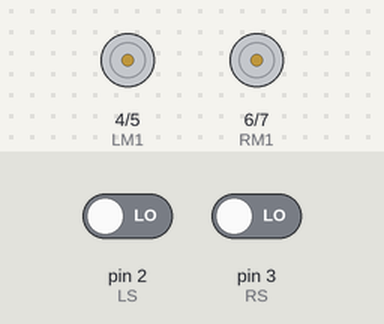
Recording of a sketch running on a simulated Arduino Uno, built with avr-gcc and run on an emulated ATmega328P. Shown: motor-driver pin pairs drawn as motors (green arrow = first pin HIGH = forward, orange = second pin HIGH = backward, longer = more drive). The test bench sets the inputs (shaded band); at power-on: pin 2 (LS) LOW, pin 3 (RS) LOW.

Above: at 1.2 s.
1.3 s: pin 2 (LS) driven HIGH
At 2.5 s:
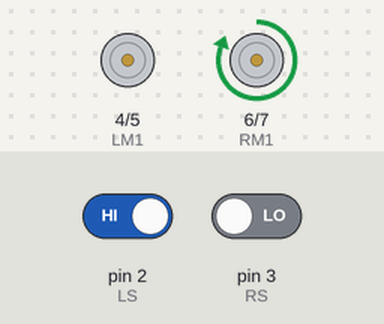
2.8 s: pin 3 (RS) driven HIGH
At 3.8 s:
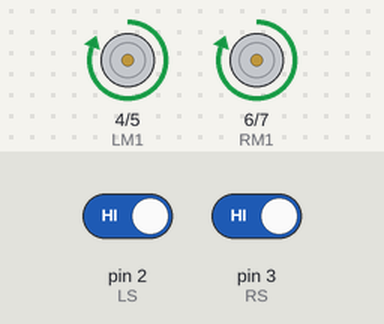
4.3 s: pin 2 (LS) driven LOW
At 5.0 s:
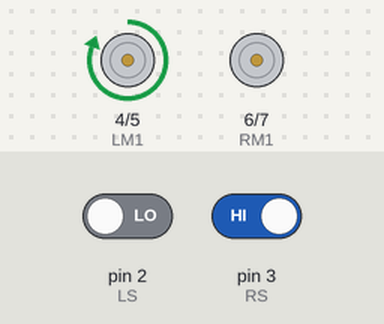
5.8 s: pin 3 (RS) driven LOW
At 6.1 s:
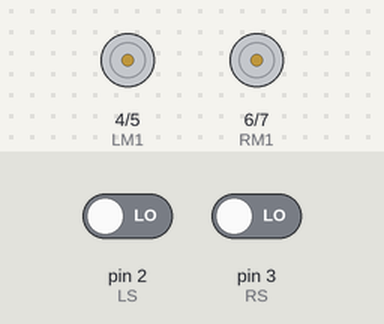
Timing chart, 0 to 8.3 s (numbered marks = the images above; inputs shaded):
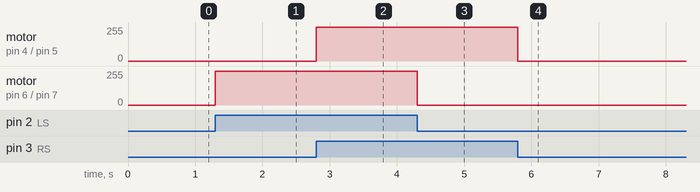

The sketch:

LFR.ino
```cpp
#define LS 2
#define RS 3
#define LM1 4
#define LM2 5
#define RM1 6
#define RM2 7

void setup()
{
 pinMode (LS,INPUT);
 pinMode (RS,INPUT);
 pinMode (LM1,OUTPUT);
 pinMode (LM2,OUTPUT);
 pinMode (RM1,OUTPUT);
 pinMode (RM2,OUTPUT);
}

void loop()
{

  if(digitalRead(LS) && digitalRead(RS))                 // MOVE FORWARD
  {
   digitalWrite (LM1,HIGH);
   digitalWrite (LM2,LOW);
   digitalWrite (RM1,HIGH);
   digitalWrite (RM2,LOW);
  }


  if((digitalRead(LS)) && !digitalRead(RS))            // TURN LEFT
  {
    digitalWrite(LM1,LOW);
    digitalWrite(LM2,LOW);
    digitalWrite(RM1,HIGH);
    digitalWrite(RM2,LOW);
  }


  if(!digitalRead(LS) && (digitalRead(RS)))           // TURN RIGHT
  {
    digitalWrite(LM1,HIGH);
    digitalWrite(LM2,LOW);
    digitalWrite(RM1,LOW);
    digitalWrite(RM2,LOW);
  }


  if(!(digitalRead(LS)) && !(digitalRead(RS)))        // STOP
  {
    digitalWrite(LM1,LOW);
    digitalWrite(LM2,LOW);
    digitalWrite(RM1,LOW);
    digitalWrite(RM2,LOW);
  }
}
```

Measured:
- after the input at 1.3 s, motor on pin 6 (RM1) / pin 7 (RM2): stopped → forward 255/255 at once
- after the input at 2.8 s, motor on pin 4 (LM1) / pin 5 (LM2): stopped → forward 255/255 at once
- after the input at 4.3 s, motor on pin 6 (RM1) / pin 7 (RM2): forward 255/255 → stopped at once
- after the input at 5.8 s, motor on pin 4 (LM1) / pin 5 (LM2): forward 255/255 → stopped at once
